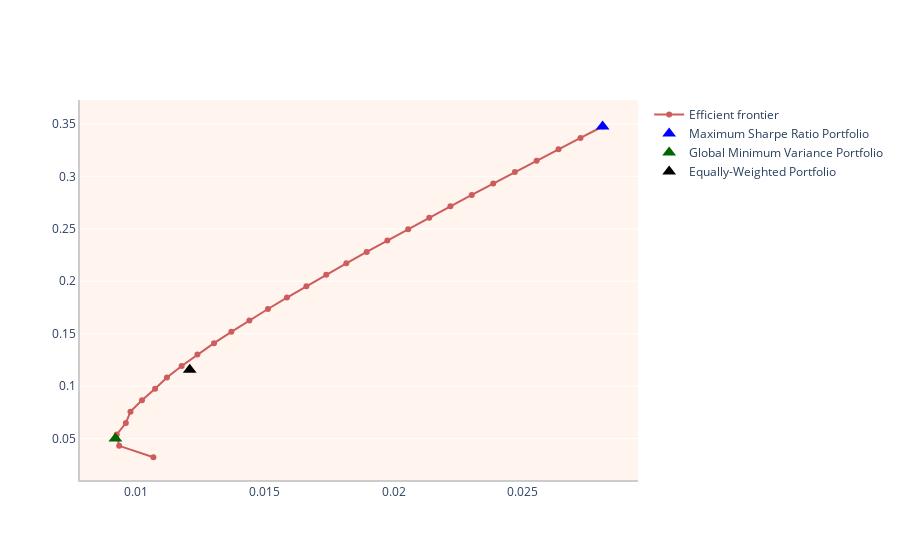

The cell this chart's notebook holds for it:
### Markdown cell above
### 5- Plot the efficient frontier

### Code cell
portfolio.plot_efficient_frontier(portfolio_comp_ann_returns, show_max_sharpe_ratio_portfolio=True, show_global_min_variance_portfolio=True, show_equally_weighted_portfolio=True)

### Figure 1 — Plotly figure (JSON) as saved in the notebook; plotly's stock layout.template omitted (floating-point values rounded to 4 significant figures)
{"data": [{"line": {"color": "indianred", "width": 2}, "mode": "lines+markers", "name": "Efficient frontier", "type": "scatter", "visible": true, "x": [0.01068, 0.009353, 0.009259, 0.009611, 0.009791, 0.01024, 0.01074, 0.0112, 0.01178, 0.01239, 0.01303, 0.0137, 0.0144, 0.01512, 0.01586, 0.01661, 0.01738, 0.01816, 0.01895, 0.01975, 0.02056, 0.02138, 0.0222, 0.02303, 0.02386, 0.0247, 0.02554, 0.02639, 0.02724, 0.0281], "y": [0.03223, 0.0431, 0.05397, 0.06484, 0.07571, 0.08658, 0.09746, 0.1083, 0.1192, 0.1301, 0.1409, 0.1518, 0.1627, 0.1736, 0.1844, 0.1953, 0.2062, 0.217, 0.2279, 0.2388, 0.2497, 0.2605, 0.2714, 0.2823, 0.2931, 0.304, 0.3149, 0.3258, 0.3366, 0.3475]}, {"marker": {"color": "Blue", "size": 12, "symbol": "triangle-up"}, "mode": "markers", "name": "Maximum Sharpe Ratio Portfolio", "type": "scatter", "visible": true, "x": [0.0281], "y": [0.3475]}, {"marker": {"color": "DarkGreen", "size": 12, "symbol": "triangle-up"}, "mode": "markers", "name": "Global Minimum Variance Portfolio", "type": "scatter", "visible": true, "x": [0.009206], "y": [0.05008]}, {"marker": {"color": "black", "size": 12, "symbol": "triangle-up"}, "mode": "markers", "name": "Equally-Weighted Portfolio", "type": "scatter", "visible": true, "x": [0.01209], "y": [0.1157]}], "layout": {"autosize": true, "plot_bgcolor": "seashell", "showlegend": true, "xaxis": {"autorange": true, "linecolor": "rgb(204, 204, 204)", "linewidth": 2, "range": [0.007907, 0.0294], "showgrid": false, "showline": true, "type": "linear"}, "yaxis": {"autorange": true, "linecolor": "rgb(204, 204, 204)", "linewidth": 2, "range": [0.008758, 0.3761], "showgrid": true, "showline": true, "type": "linear"}}}
